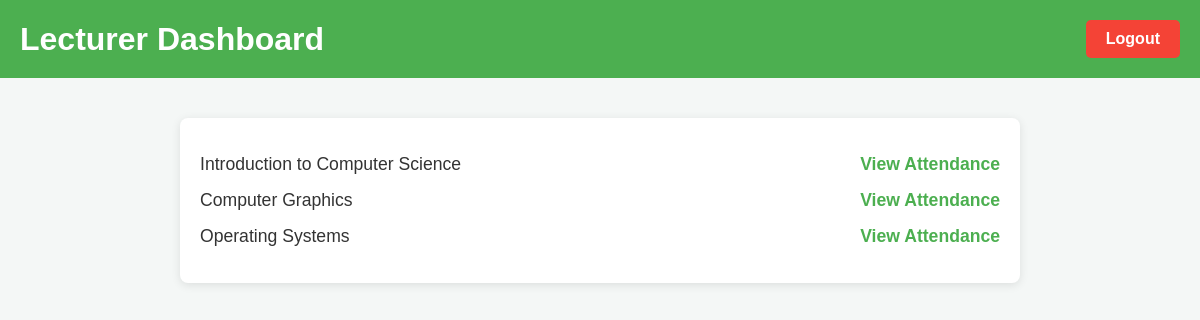
/lecturer_dashboard (signed in), run on the app's committed database.
### tables this page shows
CREATE TABLE courses (
    course_id INTEGER PRIMARY KEY AUTOINCREMENT,
    course_name TEXT NOT NULL,
    lecturer_id INTEGER,
    FOREIGN KEY (lecturer_id) REFERENCES lecturers(id)
);

### app.py (the view)
@app.route('/lecturer_dashboard')
def lecturer_dashboard():
    if 'user_id' not in session or session['role'] != 'lecturer':
        return redirect(url_for('login'))
    db = get_db()
    courses = db.execute('SELECT * FROM courses WHERE lecturer_id = ?', (session['user_id'],)).fetchall()
    return render_template('lecturer_dashboard.html', courses=courses)

### app.py (called while the page is built)
def get_db():
    conn = sqlite3.connect('attendance_system.db')
    conn.row_factory = sqlite3.Row
    return conn

### templates/lecturer_dashboard.html (shortened to what this page needs)
<!DOCTYPE html>
<html lang="en">
<head>
</head>
<body>
<header>
    <h1>Lecturer Dashboard</h1>
    <a href="/logout" class="logout-btn">Logout</a>
</header>
<div class="container">
    <ul>
        {% for course in courses %}
        <li>
            <span>{{ course.course_name }}</span>
            <a href="{{ url_for('view_attendance', course_id=course['course_id']) }}">View Attendance</a>
        </li>
        {% endfor %}
    </ul>
</div>
</body>
</html>

### templates/lecturer_dashboard.html (style rules this page uses)
body { font-family: Arial, sans-serif; margin: 0; padding: 0; background-color: #f4f7f6; color: #333; }
header { display: flex; justify-content: space-between; align-items: center; background-color: #4CAF50; color: white; padding: 20px; }
h1 { margin: 0; font-size: 2em; }
.logout-btn { background-color: #f44336; color: white; padding: 10px 20px; border: none; border-radius: 5px; font-size: 1em; cursor: pointer; text-decoration: none; }
.container { max-width: 800px; margin: 40px auto; background-color: #fff; padding: 20px; box-shadow: 0 2px 10px rgba(0, 0, 0, 0.1); border-radius: 8px; }
ul { list-style-type: none; padding-left: 0; }
li { margin-bottom: 15px; font-size: 1.1em; display: flex; justify-content: space-between; align-items: center; }
a { text-decoration: none; color: #4CAF50; font-weight: bold; }

### data on the page
courses: course_name "Introduction to Computer Science"
courses: course_name "Computer Graphics"
courses: course_name "Operating Systems"
